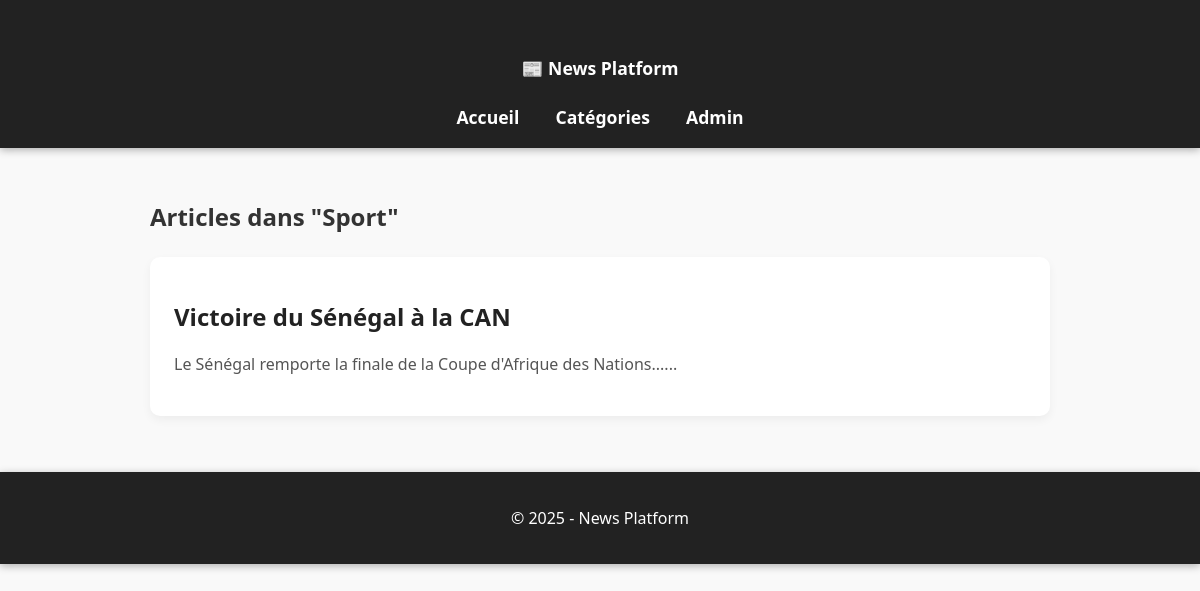
The page /category.php?id=4 on the database its author committed.
### tables this page shows
CREATE TABLE IF NOT EXISTS categories (
    id INT AUTO_INCREMENT PRIMARY KEY,
    name VARCHAR(100) NOT NULL
);

CREATE TABLE IF NOT EXISTS articles (
    id INT AUTO_INCREMENT PRIMARY KEY,
    title VARCHAR(255) NOT NULL,
    content TEXT NOT NULL,
    image VARCHAR(255),
    published_at DATETIME DEFAULT CURRENT_TIMESTAMP,
    category_id INT,
    FOREIGN KEY (category_id) REFERENCES categories(id) ON DELETE SET NULL
);

### category.php (the view, shortened to what this page needs)
<?php
require_once 'config/db.php';
$id = (int)($_GET['id'] ?? 0);
$stmtCat = $pdo->prepare("SELECT name FROM categories WHERE id = ?");
$stmtCat->execute([$id]);
$cat = $stmtCat->fetch();
$stmt = $pdo->prepare("SELECT * FROM articles WHERE category_id = ? ORDER BY published_at DESC");
$stmt->execute([$id]);
$articles = $stmt->fetchAll();
include 'includes/header.php';
?>
<h2>Articles dans "<?php echo htmlspecialchars($cat['name']); ?>"</h2>
<?php foreach ($articles as $article): ?>
    <div class="card">
        <h3><a href="article.php?id=<?php echo $article['id']; ?>"><?php echo htmlspecialchars($article['title']); ?></a></h3>
        <p><?php echo nl2br(htmlspecialchars(substr($article['content'], 0, 200))) . '...'; ?></p>
    </div>
<?php endforeach; ?>
<?php include 'includes/footer.php'; ?>

### css/style.css (style rules this page uses)
body { font-family: 'Segoe UI', Tahoma, Geneva, Verdana, sans-serif; margin: 0; padding: 0; background: #f9f9f9; color: #333; transition: background-color 0.3s ease, color 0.3s ease; }
.card { background: white; padding: 1.5rem; margin: 1.5rem 0; border-radius: 10px; box-shadow: 0 4px 10px rgba(0,0,0,0.05); transition: box-shadow 0.3s ease, transform 0.3s ease; cursor: pointer; }
.card h3 a { color: #222; font-size: 1.5rem; text-decoration: none; transition: color 0.3s ease; }
.card p { line-height: 1.5; color: #555; }

### rows shown on the page
categories: name "Sport"
articles: title "Victoire du Sénégal à la CAN", content "Le Sénégal remporte la finale de la Coupe d'Afrique des Nations..."
